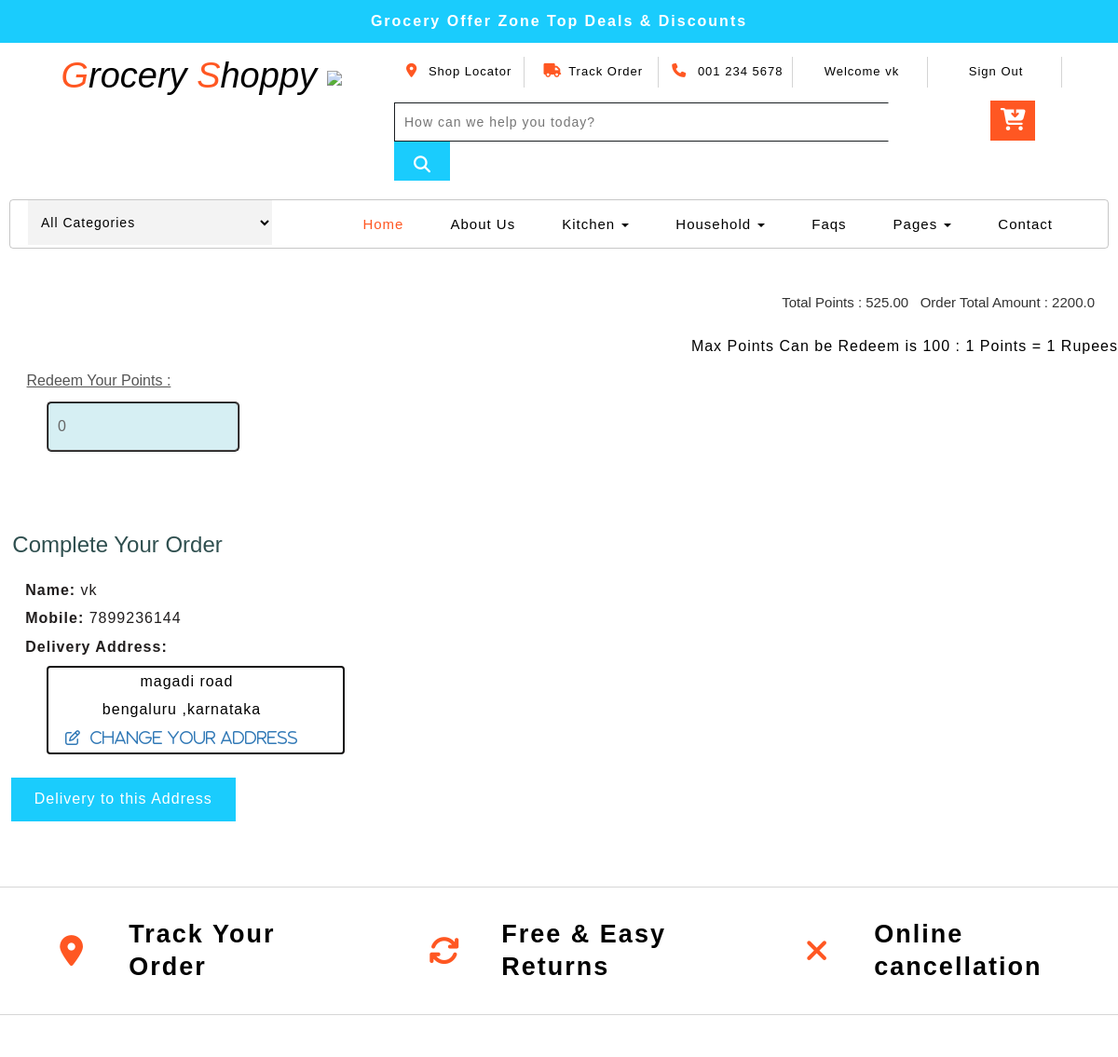
The page /complete-order2/5/ (signed in, upper part) on the database as committed earlier.
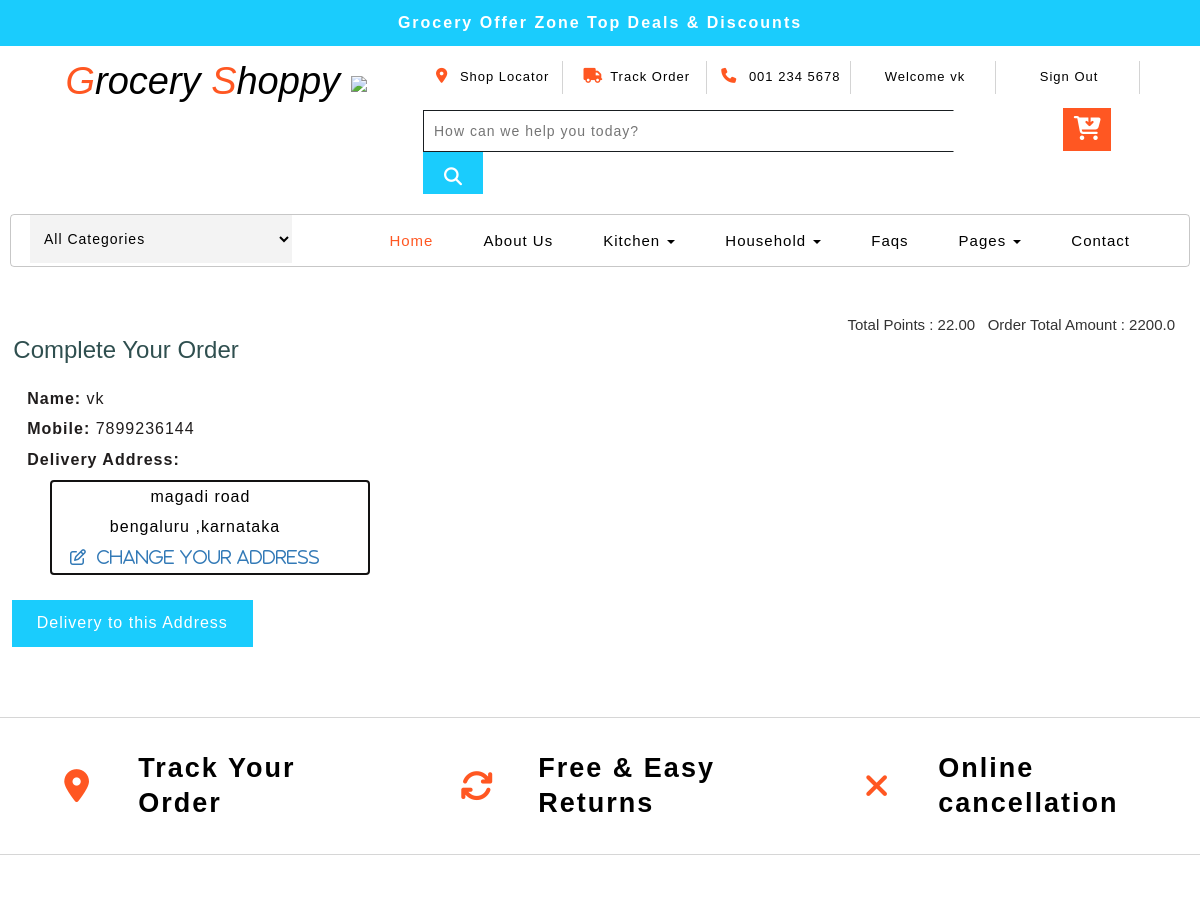
The same page on the database as committed later.
### loyaltypoints/models.py (models this page shows)
class userprofile(models.Model):
    user = models.ForeignKey(User,on_delete=models.CASCADE)
    mobile = models.CharField(max_length=12,blank=True)
    default_address = models.CharField(max_length=500)
    city = models.CharField(choices=CITY_CHOICES,max_length=10)
    state = models.CharField(max_length=500,null=True,blank=True)
    joined_on = models.DateTimeField(auto_now_add=True)
    total_points = models.IntegerField(default=0)
    def totalredeem(self):
        if self.total_points>=500:
            return self

### loyaltypoints/views.py (the view, shortened to what this page needs)
# urls.py: path("complete-order2/<slug>/",completeorder2, name='complete-order2'),
def completeorder2(request,slug):
    objec = order.objects.get(user=request.user,orderid=slug)
    userpro = userprofile.objects.get(user=request.user)
    context = {
        'order_obj':objec,
        'profile':userpro
    }
    return render(request,'loyaltypoints/ordersummary.html',context)

### loyaltypoints/models.py (called while the page is built)
    def get_orderid2(self):
        return reverse("loyaltypoints:complete-order2", kwargs={
            'slug': self.orderid
        })

    def get_address(self):
        return reverse("loyaltypoints:addresschange", kwargs={
            'slug': self.orderid
        })

### Templates/loyaltypoints/ordersummary.html (shortened to what this page needs)
{% extends 'regbase.html' %}
{% block body %}
<div class="checkout-left">
    <div class="address_form_agile">
        <h5 style="float: right;">Order Total Amount : {{order_obj.total_price }} &nbsp;&nbsp;&nbsp;&nbsp;&nbsp;</h5>
        <h5 style="float: right;">Total Points : {{ profile.total_points|floatformat:2 }}&nbsp;&nbsp;&nbsp;</h5>
        <form action="{{ order_obj.get_orderid2 }}" method="post" class="creditly-card-form agileinfo_form">
            {% if profile.totalredeem %}
            <br><br>
            <p style="color: black; float: right;">&nbsp;Max Points Can be Redeem is 100 : 1 Points = 1 Rupees</p><br><br>
            <div >
                <div class="col-2">
                    <div class="input-group">
                <label class="label" >&nbsp;<u>Redeem Your Points :</u></label>
                <div class="input-group-icon">
             <input class="input--style-4" type="number" style="border: 2px ridge rgb(19, 18, 18);margin: 5px 50px 5px;"  name="redeempoints" id="redeempoints" min=0 max=100  value=0 >&nbsp;&nbsp;&nbsp;&nbsp;&nbsp;
            </div>
                    </div>
                </div>
            </div><br>
            {% endif %}
            <br>
            <h3 style="color: darkslategray;">&nbsp;&nbsp;Complete Your Order</h3><br>
            <p style="color: rgb(32, 29, 29); " ><span class="font-weight-bold" >&nbsp;&nbsp;&nbsp;&nbsp;&nbsp;<b>Name: </b></span> {{profile.user.first_name}}</p>
        <p style="color: rgb(32, 29, 29);"><span class="font-weight-bold">&nbsp;&nbsp;&nbsp;&nbsp;&nbsp;<b>Mobile: </b></span> {{profile.mobile}}</p>
        <p style="color: rgb(32, 29, 29);"><span class="font-weight-bold">&nbsp;&nbsp;&nbsp;&nbsp;&nbsp;<b>Delivery Address: </b></span></p>
        <div class = "redd" >
        <p style="color: black;"><span class="font-weight-bold">&nbsp;&nbsp; {{profile.default_address}}&nbsp; {{profile.city}}&nbsp;,{{profile.state}}</p>
        <p><a href="{{order_obj.get_address}}"><i class="fa fa-edit">&nbsp;&nbsp;Change Your Address</i></a></p>
        </div>
      &nbsp;&nbsp; <button class="submit check_out">Delivery to this Address</button>
                </div>
            </div>
{% endblock %}

Rows that differ between the two databases and show on the page:
changed userprofile "magadi road": total_points "525.00" → "22.00"
Other text that changed with them:
form field redeempoints: "0" → (not shown)
text no longer shown: "Max Points Can be Redeem is 100 : 1 Points = 1 Rupees Redeem Your Points :"
